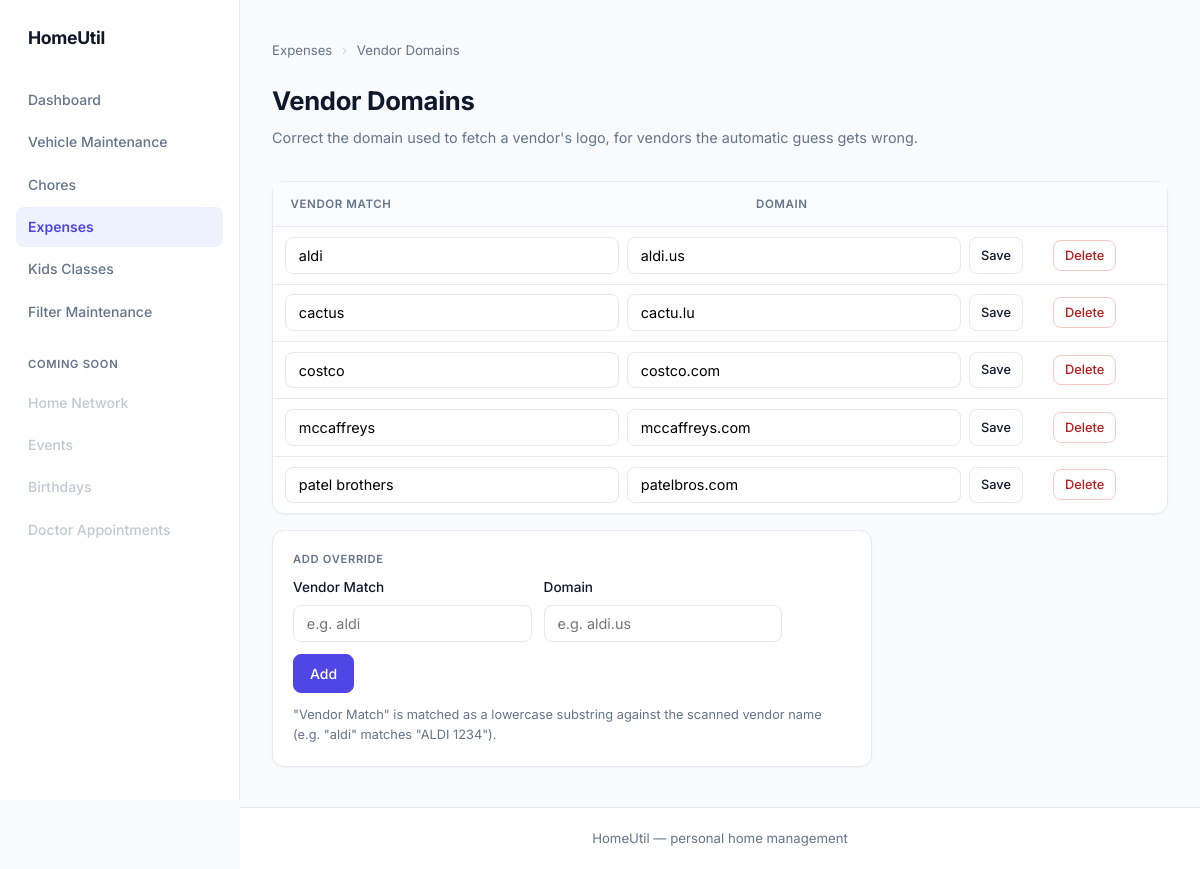
The app's page /expenses/vendor-domains with its own data.
### models.py (models this page shows)
class VendorDomainOverride(Base):
    __tablename__ = "vendor_domain_overrides"
    id = Column(Integer, primary_key=True, index=True)
    match_text = Column(String(150), nullable=False)
    domain = Column(String(255), nullable=False)
    created_at = Column(DateTime, default=datetime.datetime.utcnow)

### routes/expenses.py (the view)
@bp.route("/vendor-domains")
def list_vendor_domains():
    db = get_db()
    overrides = db.query(VendorDomainOverride).order_by(VendorDomainOverride.match_text).all()
    return render_template("expenses/vendor_domains.html", overrides=overrides, error=None)

### database.py (called while the page is built)
def get_db():
    if "db" not in g:
        g.db = SessionLocal()
    return g.db

### templates/expenses/vendor_domains.html (shortened to what this page needs)
{% extends "base.html" %}
{% block content %}
<div class="breadcrumb">
    <a href="/expenses">Expenses</a>
    <span>›</span> Vendor Domains
</div>
<div class="page-header">
    <div>
        <h1>Vendor Domains</h1>
        <p>Correct the domain used to fetch a vendor's logo, for vendors the automatic guess gets wrong.</p>
    </div>
</div>
{% if overrides %}
<div class="card" style="padding:0;">
    <table>
        <thead>
            <tr>
                <th>Vendor Match</th>
                <th>Domain</th>
                <th></th>
            </tr>
        </thead>
        <tbody>
        {% for o in overrides %}
            <tr>
                <td colspan="2" style="padding:0;">
                    <form method="post" action="/expenses/vendor-domains/{{ o.id }}/edit" style="display:flex;gap:0.5rem;padding:0.5rem 0.75rem;">
                        <input type="text" name="match_text" class="form-control" value="{{ o.match_text }}">
                        <input type="text" name="domain" class="form-control" value="{{ o.domain }}">
                        <button type="submit" class="btn btn-outline btn-sm">Save</button>
                    </form>
                </td>
                <td style="white-space:nowrap;">
                    <form method="post" action="/expenses/vendor-domains/{{ o.id }}/delete"
                          onsubmit="return confirm('Delete this override?');">
                        <button type="submit" class="btn btn-danger btn-sm">Delete</button>
                    </form>
                </td>
            </tr>
        {% endfor %}
        </tbody>
    </table>
</div>
{% else %}
<div class="empty-state">
    <h3>No vendor domain overrides yet</h3>
    <p>Add one below for a vendor whose logo isn't showing correctly.</p>
</div>
{% endif %}
<div class="card mt-2" style="max-width:600px;">
    <div class="card-title">Add Override</div>
    <form method="post" action="/expenses/vendor-domains/new" style="display:flex;gap:0.75rem;align-items:flex-end;flex-wrap:wrap;">
        <div class="form-group" style="margin-bottom:0;">
            <label class="form-label" for="match_text">Vendor Match</label>
            <input type="text" id="match_text" name="match_text" class="form-control" placeholder="e.g. aldi" required>
        </div>
        <div class="form-group" style="margin-bottom:0;">
            <label class="form-label" for="domain">Domain</label>
            <input type="text" id="domain" name="domain" class="form-control" placeholder="e.g. aldi.us" required>
        </div>
        <button type="submit" class="btn btn-primary">Add</button>
    </form>
    <p class="form-hint" style="margin-top:0.75rem;">"Vendor Match" is matched as a lowercase substring against the scanned vendor name (e.g. "aldi" matches "ALDI 1234").</p>
</div>
{% endblock %}

### templates/base.html (shortened to what this page needs)
<!DOCTYPE html>
<html lang="en">
<head>
    <link rel="stylesheet" href="/static/css/style.css">
</head>
<body>
    <div class="app-shell">
        <aside class="sidebar">
            <div class="sidebar-brand"><a href="/">HomeUtil</a></div>
            <nav class="sidebar-nav">
                <div class="sidebar-section">
                    <a href="/" class="sidebar-link {% if request.path == '/' %}active{% endif %}">Dashboard</a>
                    <a href="/vehicles" class="sidebar-link {% if request.path.startswith('/vehicles') %}active{% endif %}">Vehicle Maintenance</a>
                    <a href="/chores" class="sidebar-link {% if request.path.startswith('/chores') %}active{% endif %}">Chores</a>
                    <a href="/expenses" class="sidebar-link {% if request.path.startswith('/expenses') %}active{% endif %}">Expenses</a>
                    <a href="/kids-classes" class="sidebar-link {% if request.path.startswith('/kids-classes') %}active{% endif %}">Kids Classes</a>
                    <a href="/filter-maintenance" class="sidebar-link {% if request.path.startswith('/filter-maintenance') %}active{% endif %}">Filter Maintenance</a>
                </div>
                <div class="sidebar-section">
                    <div class="sidebar-section-label">Coming Soon</div>
                    <span class="sidebar-link disabled">Home Network</span>
                    <span class="sidebar-link disabled">Events</span>
                    <span class="sidebar-link disabled">Birthdays</span>
                    <span class="sidebar-link disabled">Doctor Appointments</span>
                </div>
            </nav>
        </aside>
        <div class="app-body">
            <main class="main-content">
                {% block content %}{% endblock %}
            </main>
            <footer class="footer">
                <p>HomeUtil &mdash; personal home management</p>
            </footer>
        </div>
    </div>
</body>
</html>

### records on screen
VendorDomainOverride: match_text "aldi", domain "aldi.us"
VendorDomainOverride: match_text "cactus", domain "cactu.lu"
VendorDomainOverride: match_text "costco", domain "costco.com"
VendorDomainOverride: match_text "mccaffreys", domain "mccaffreys.com"
VendorDomainOverride: match_text "patel brothers", domain "patelbros.com"
